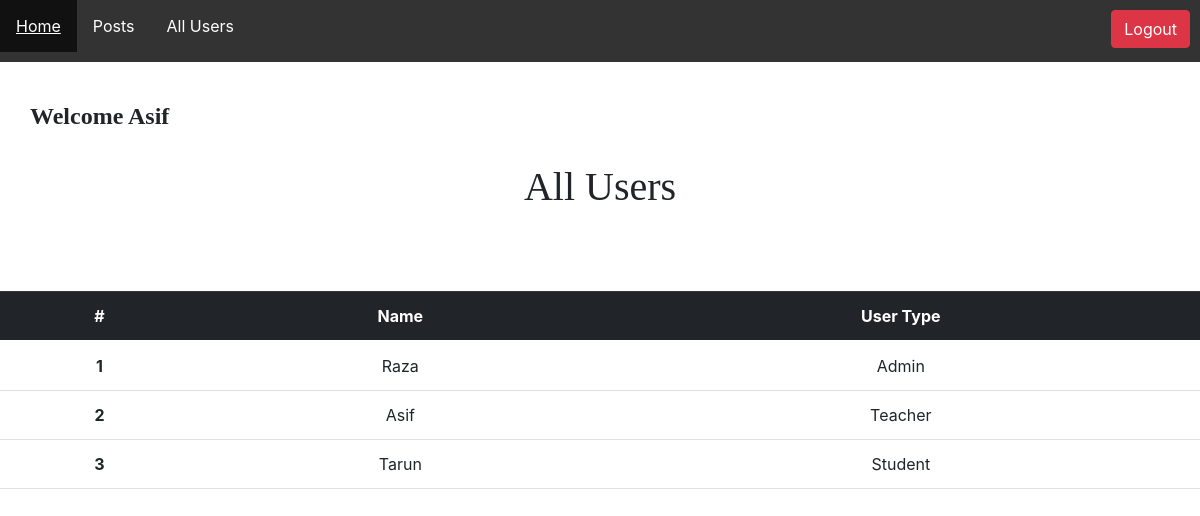
Page /AllUsers (signed in) on the committed database.
### app/models.py (models this page shows)
class Userprofile(models.Model):
    users = models.ForeignKey(User,on_delete=models.CASCADE)
    imgs = models.FileField(upload_to="static")
    is_teacher = models.BooleanField(default=False)
    is_student = models.BooleanField(default=False)

### app/views.py (the view)
# urls.py: path('AllUsers',views.AllUsers, name='AllUsers'),
@login_required
def AllUsers(request):
    all_p = Userprofile.objects.all()
    context = {'all_p':all_p}
    template = "allUsers.html"
    return render(request,template,context)

### app/templates/allUsers.html (shortened to what this page needs)
{% extends "base.html" %}
{% block content %}
<link rel="stylesheet" href="https://stackpath.bootstrapcdn.com/bootstrap/4.1.3/css/bootstrap.min.css">
<br>
<Center><h1 style="font-family:bold;">All Users</h1></Center> <br><br><br>
<table class="table">
    <thead class="thead-dark">
      <tr>
        <th scope="col"><center>#</center></th>
       <th scope="col"><center>Name</center></th>
        <th scope="col"><center>User Type</center></th>
      </tr>
    </thead>
    <tbody>
    {% for usr in all_p %}
    <tr>
        <th scope="row"><center>{{forloop.counter}}<center></th>
        <td><center>{{usr.users.username|capfirst}}</center></td>
        {% if usr.is_teacher == True %}
            <td><center>Teacher</center></td>
        {% elif usr.is_student == True %}
            <td><center>Student</center></td>
        {% else %}
            <td><center>Admin</center></td>
        {% endif %}
    </tr>
    {% endfor %}
    </tbody>
  </table>
{% endblock %}

### app/templates/base.html (shortened to what this page needs)
<!DOCTYPE html>
<html lang="en">
<head>
    <link href="https://cdn.jsdelivr.net/npm/bootstrap@5.0.0-beta2/dist/css/bootstrap.min.css" rel="stylesheet">
</head>
<body>
    <ul style="padding: 10px; margin-top:-10px" >
        <li><a style="color: white;" href="home">Home</a></li>
        <li><a style="color: white;" href="AllPost">Posts</a></li>
        <li><a style="color: white;" href="AllUsers">All Users</a></li>
        <li style="float:right; margin-top:10px"><a class="btn btn-danger" href="logout">Logout</a></li>
    </ul>
<br>
<h4 style="margin-left:30px;font-family: bold;"> <b> Welcome {{request.user.username|capfirst}}</b> </h4>
    {% block content %}
    {% endblock %}
</body>
</html>

### app/templates/base.html (style rules this page uses)
ul { list-style-type: none; margin: 0; padding: 0; overflow: hidden; background-color: #333; width: 100% i; margin-left: -10px; }
li { float: left; }
li a { display: block; color: white; text-align: center; padding: 14px 16px; text-decoration: none; }

### rows in the picture
Userprofile: users.username "Raza", is_teacher "Admin"
Userprofile: users.username "Asif", is_teacher "Teacher"
Userprofile: users.username "Tarun", is_teacher "Student"

### other values in the picture
{{ request.user.username|capfirst }} "Asif"
